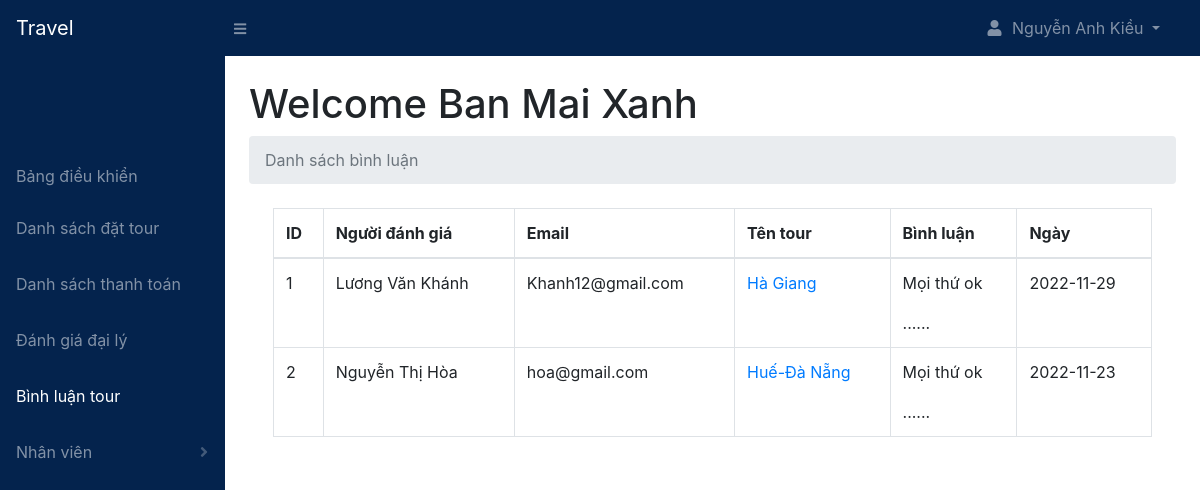
The page /agency/comments.php (signed in) on the database its author committed.
### tables this page shows
CREATE TABLE `comments` (
  `comment_id` int(11) NOT NULL,
  `tourist_id` int(11) NOT NULL,
  `package_id` int(11) NOT NULL,
  `agency_id` int(11) NOT NULL,
  `content` text NOT NULL,
  `comment_status` varchar(255) NOT NULL,
  `comment_date` date NOT NULL
);

CREATE TABLE `tourists` (
  `tourist_id` int(11) NOT NULL,
  `tourist_username` varchar(255) NOT NULL,
  `tourist_name` varchar(255) NOT NULL,
  `tourist_email` varchar(255) NOT NULL,
  `tourist_password` varchar(255) NOT NULL,
  `profile_image` text NOT NULL,
  `tourist_contact` varchar(225) NOT NULL,
  `tourist_address` varchar(255) NOT NULL,
  `tourist_status` varchar(255) NOT NULL,
  `date` date NOT NULL
);

CREATE TABLE `packages` (
  `package_id` int(11) NOT NULL,
  `agency_id` int(11) NOT NULL,
  `package_name` varchar(255) NOT NULL,
  `location` varchar(255) NOT NULL,
  `place_details` text NOT NULL,
  `place_images` text NOT NULL,
  `num_days` int(11) NOT NULL,
  `num_nights` int(11) NOT NULL,
  `budget_price` int(20) NOT NULL,
  `comfort_price` int(20) NOT NULL,
  `lux_price` int(20) NOT NULL,
  `budget_details` varchar(255) NOT NULL,
  `comfort_details` varchar(255) NOT NULL,
  `lux_details` varchar(255) NOT NULL,
  `booking_percentage` int(11) NOT NULL,
  `min_people` int(11) NOT NULL,
  `includes` text NOT NULL,
  `excludes` text NOT NULL,
  `counsel` text NOT NULL,
  `itinerary` text NOT NULL,
  `package_status` varchar(255) NOT NULL,
  `package_date` date NOT NULL
);

### includes/functions.php (called while the page is built, shortened)
<?php
    function readPackage($package_id){
        include 'db.php';
        $stmt = $pdo->prepare('SELECT * FROM packages WHERE package_id = :package_id');
        $stmt->execute([':package_id' => $package_id]);
        $package = $stmt->fetch(PDO::FETCH_ASSOC);
        return $package;
    }
    function readTourist($tourist_id){
        include 'db.php';
        $stmt = $pdo->prepare('SELECT * FROM tourists WHERE tourist_id = :tourist_id');
        $stmt->execute([':tourist_id' => $tourist_id]);
        $tourist = $stmt->fetch(PDO::FETCH_ASSOC);
        return $tourist;
    }
?>

### agency/comments.php (the view, shortened to what this page needs)
<?php
    include '../includes/db.php';
    include '../includes/functions.php';
    include 'layouts/agency_header.php';
    include 'layouts/agency_navbar.php';
    if(isset($_SESSION['agency_id'])){
        $agency_id = $_SESSION['agency_id'];
        $stmt = $pdo->prepare('SELECT * FROM comments WHERE agency_id = :agency_id AND comment_status = :comment_status ORDER BY comment_id DESC');
        $stmt->execute([':agency_id'        => $agency_id,
                        ':comment_status'   => 'Đã phê duyệt']);
        $comments = [];
        while($row = $stmt->fetch(PDO::FETCH_ASSOC)){
            $comments[] = $row;
        }
    }
?>
<head>
    <link rel="stylesheet" href="../css/agency.php">
</head>
<div id="layoutSidenav">
    <?php
        include 'layouts/agency_sidenav.php';
    ?>
    <div id="layoutSidenav_content">
        <main>
            <div class="container-fluid">
                <h1 class="mt-4">Welcome
                <?php
                    if(isset($_SESSION['employee_id'])){
                        echo ucwords($_SESSION['agency_name']) ." (". ucwords($_SESSION['role']) .")";
                    }elseif($_SESSION['agency_id']){
                        echo ucwords($_SESSION['agency_name']) ;
                    }
                ?>
                </h1>
                <ol class="breadcrumb mb-4">
                    <li class="breadcrumb-item active">Danh sách bình luận </li>
                </ol>
                <div class="container-fluid mt-3">
                <?php
                    if(empty($comments)){
                        echo '<h1 class="text-center pt-4">Không tìm thấy bình luận nào</h1>';
                    }else{
                ?>
                    <table class="table table-hover table-bordered">
                        <thead>
                            <tr>
                                <th>ID</th>
                                <th>Người đánh giá</th>
                                <th>Email</th>
                                <th>Tên tour</th>
                                <th>Bình luận</th>
                                <th>Ngày</th>
                            </tr>
                        </thead>
                        <tbody>
                        <?php
                        $i = 1;
                            foreach($comments as $comment){
                                echo '<tr>';
                                    echo '<td>'. $i++ .'</td>';
                                    $tourist = readTourist($comment['tourist_id']);
                                    echo '<td>'. ucwords($tourist['tourist_name'])  .'</td>';
                                    echo '<td>'. $tourist['tourist_email'] .'</td>';
                                    $package = readPackage($comment['package_id']);
                                    echo '<td><a href="../package.php?package_id='. $comment['package_id'] .'">'. $package['package_name'] .'</a></td>';
                                    echo '<td>'. substr($comment['content'], 0, 100) .' ......</td>';
                                    echo '<td>'. $comment['comment_date'] .'</td>';
                                echo '</tr>';
                            }
                        ?>
                        </tbody>
                    </table>
                <?php
                    }
                ?>
                </div>
            </div>
        </main>
    </div>
</div>
<?php
    include 'layouts/agency_footer.php';
?>

### rows shown on the page
comments: tourist.tourist_name "Lương Văn Khánh", tourist.tourist_email "Khanh12@gmail.com", package.package_name "Hà Giang", content "Mọi thứ ok", comment_date "2022-11-29"
comments: tourist.tourist_name "Nguyễn Thị Hòa", tourist.tourist_email "hoa@gmail.com", package.package_name "Huế-Đà Nẵng", content "Mọi thứ ok", comment_date "2022-11-23"

### other values the page prints
$_SESSION['owner_name'] "Nguyễn Anh Kiều"
$_SESSION['agency_name'] "Ban Mai Xanh"
